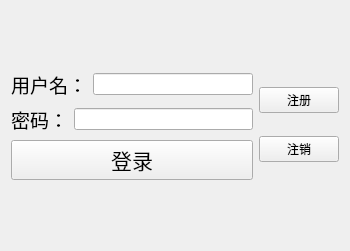
<?xml version="1.0" encoding="UTF-8"?>
<ui version="4.0">
 <class>TcpClient</class>
 <widget class="QWidget" name="TcpClient">
  <property name="geometry">
   <rect>
    <x>0</x>
    <y>0</y>
    <width>350</width>
    <height>251</height>
   </rect>
  </property>
  <property name="windowTitle">
   <string>TcpClient</string>
  </property>
  <layout class="QVBoxLayout" name="verticalLayout_3">
   <item>
    <layout class="QHBoxLayout" name="horizontalLayout_3">
     <item>
      <layout class="QVBoxLayout" name="verticalLayout_2">
       <item>
        <layout class="QHBoxLayout" name="horizontalLayout_2">
         <item>
          <widget class="QLabel" name="name_lab">
           <property name="font">
            <font>
             <pointsize>14</pointsize>
            </font>
           </property>
           <property name="text">
            <string>用户名：</string>
           </property>
          </widget>
         </item>
         <item>
          <widget class="QLineEdit" name="name_input"/>
         </item>
        </layout>
       </item>
       <item>
        <layout class="QHBoxLayout" name="horizontalLayout">
         <item>
          <widget class="QLabel" name="pwd_lab">
           <property name="font">
            <font>
             <pointsize>14</pointsize>
            </font>
           </property>
           <property name="text">
            <string>密码：</string>
           </property>
          </widget>
         </item>
         <item>
          <widget class="QLineEdit" name="pwd_input">
           <property name="echoMode">
            <enum>QLineEdit::Password</enum>
           </property>
          </widget>
         </item>
        </layout>
       </item>
       <item>
        <widget class="QPushButton" name="login_pb">
         <property name="font">
          <font>
           <pointsize>16</pointsize>
          </font>
         </property>
         <property name="text">
          <string>登录</string>
         </property>
        </widget>
       </item>
      </layout>
     </item>
     <item>
      <layout class="QVBoxLayout" name="verticalLayout">
       <item>
        <widget class="QPushButton" name="regist_pb">
         <property name="text">
          <string>注册</string>
         </property>
        </widget>
       </item>
       <item>
        <widget class="QPushButton" name="cancel_pb">
         <property name="text">
          <string>注销</string>
         </property>
        </widget>
       </item>
      </layout>
     </item>
    </layout>
   </item>
  </layout>
 </widget>
 <resources/>
 <connections/>
</ui>
